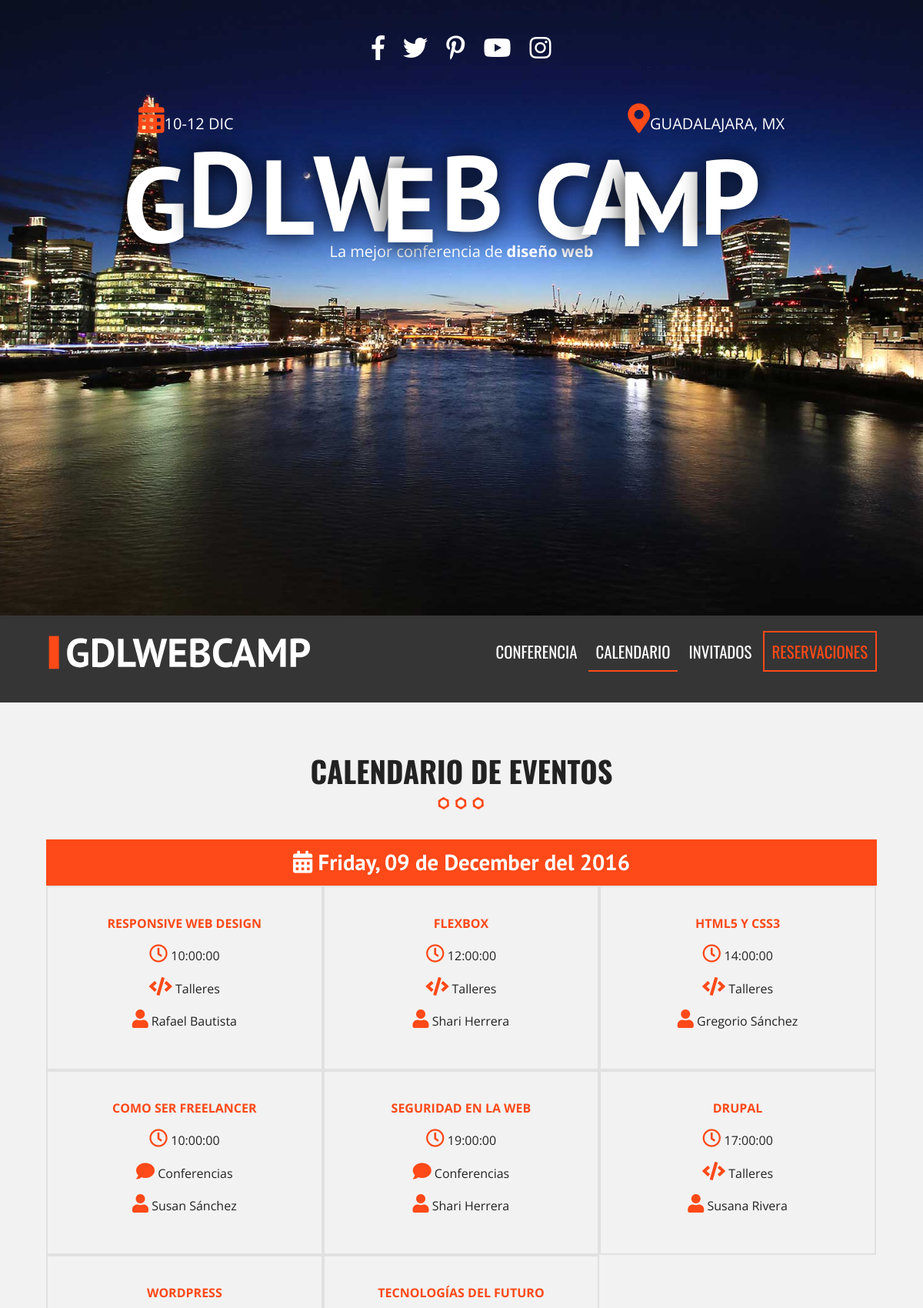
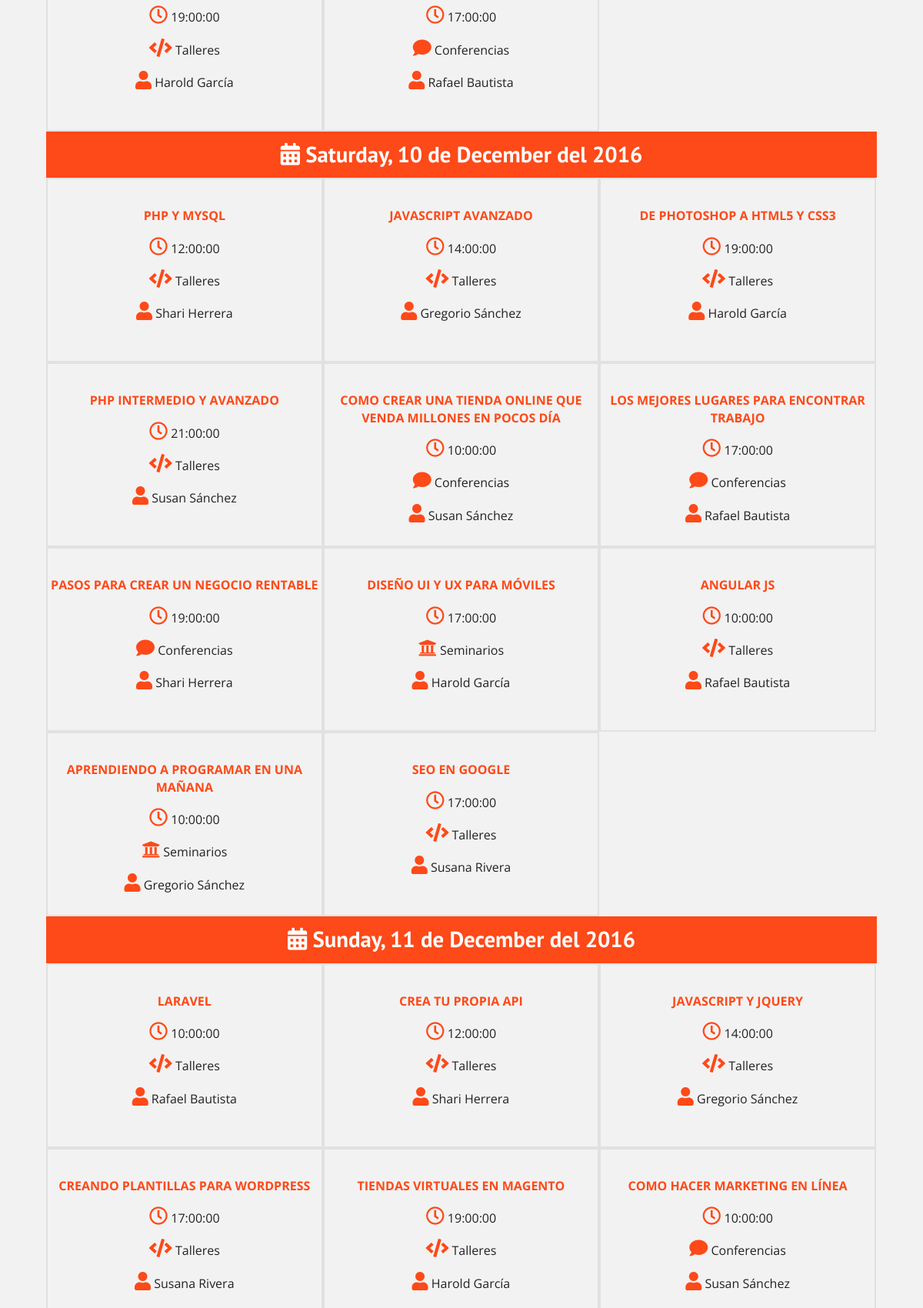
Page /calendario.php (upper part) on the committed database (2 pictures, top to bottom).
### tables this page shows
CREATE TABLE `eventos` (
  `evento_id` tinyint(10) NOT NULL,
  `nombre_evento` varchar(60) NOT NULL,
  `fecha_evento` date NOT NULL,
  `hora_evento` time NOT NULL,
  `id_cat_evento` tinyint(10) NOT NULL,
  `id_inv` tinyint(4) NOT NULL,
  `clave` varchar(10) NOT NULL,
  `editado` datetime NOT NULL
);

CREATE TABLE `categoria_evento` (
  `id_categoria` tinyint(10) NOT NULL,
  `cat_evento` varchar(50) NOT NULL,
  `icono` varchar(50) NOT NULL,
  `editado` datetime NOT NULL
);

### calendario.php (the view, shortened to what this page needs)
<?php include_once 'includes/templates/header.php'; ?>
     <section class="seccion contenedor">
          <h2>Calendario de eventos</h2>
     <?php
          try {
               require_once('includes/funciones/bd_conexion.php');
               $sql = " SELECT evento_id, nombre_evento, fecha_evento, hora_evento, cat_evento, icono, nombre_invitado, apellido_invitado ";
               $sql .= " FROM eventos ";
               $sql .= " INNER JOIN categoria_evento ";
               $sql .= " ON eventos.id_cat_evento = categoria_evento.id_categoria ";
               $sql .= " INNER JOIN invitados ";
               $sql .= " ON eventos.id_inv = invitados.invitado_id ";
               $sql .= " ORDER BY evento_id ";
               $resultado = $conn->query($sql);
          } catch (\Exception $e) {
               echo $e->getMessage();
          }
     ?>
          <div class="calendario">
          <?php
               $calendario = array();
               while ($eventos = $resultado->fetch_assoc()) { ?>
                    <?php
                    $fecha = $eventos['fecha_evento'];
                    $evento = array(
                         'titulo' => $eventos['nombre_evento'],
                         'fecha' => $eventos['fecha_evento'],
                         'hora' =>$eventos['hora_evento'],
                         'categoria' =>$eventos['cat_evento'],
                         'icono' => $eventos['icono'],
                         'invitado' =>$eventos['nombre_invitado'] . " " . $eventos['apellido_invitado']
                    );
                    $calendario[$fecha][] = $evento;
                    ?>
               <?php }  ?>
               <?php
                    foreach ($calendario as $dia => $lista_eventos) { ?>
                         <h3>
                              <i class="fas fa-calendar-alt"></i>
                              <?php
                                   echo utf8_encode(strftime("%A, %d de %B del %Y", strtotime($dia)));  ?>
                         </h3>
                              <?php foreach ($lista_eventos as $evento) { ?>
                                   <div class="dia">
                                        <p class="titulo"> <?php echo $evento['titulo']; ?> </p>
                                        <p class="hora">
                                             <i class="far fa-clock" aria-hidden="true"></i>
                                             <?php echo $evento['hora']; ?>
                                        </p>
                                        <p>
                                             <i class="fa <?php echo $evento['icono']; ?>" aria-hidden="true"></i>
                                             <?php echo $evento['categoria']; ?>
                                        </p>
                                        <p>
                                             <i class="fa fa-user" aria-hidden="true"></i>
                                             <?php echo $evento['invitado']; ?>
                                        </p>
                                   </div>
                              <?php }  ?>
                    <?php }  ?>
                    <?php var_dump($calendario);
                    ?>
          </div>
  </section>
  <?php include_once 'includes/templates/footer.php'; ?>

### css/main.css (style rules this page uses)
html { color: #222; font-size: 1em; line-height: 1.4; }
html { box-sizing: border-box; }
*,*::before,*::after { box-sizing: inherit; }
body { background-color: #f2f2f2; font-family: 'Open Sans', sans-serif; }
.contenedor { width: 98%; margin: 0 auto; }
@media only screen and (min-width:480px) { .contenedor { width: 95%; } }
@media only screen and (min-width:768px) { .contenedor { width: 90%; } }
@media only screen and (min-width:992px) { .contenedor { width: 90%; max-width: 1100px; } }
.seccion { padding: 30px 0; }
.seccion p { font-size: 1.2em; text-align: center; }
h2 { font-family: 'Oswald', sans-serif; font-size: 2.4em; text-transform: uppercase; text-align: center; }
h2::after { content: ''; margin: 0 auto; background-image: url(../img/separador.png); height: 30px; width: 100px; display: block; }
h3 { font-size: 1.8em; color: #fe4918; font-family: 'PT Sans', sans-serif; margin: 0; }
div.calendario h3 { background-color: #fe4918; clear: both; color: white; text-align: center; padding: 10px 0; }
div.calendario::after { clear: both; display: block; content: ''; }
div.dia { width: 50%; float: left; border: 2px solid #e1e1e1; transition: all .3s ease; min-height: 258px; padding-top: 10px; }
@media only screen and (min-width:768px) { div.dia { width: 33.3%; min-height: 240px; padding-top: 20px; } }
div.dia p.titulo { color: #fe4918; text-transform: uppercase; font-weight: bold; }
div.dia p { font-size: 1em; }
div.dia i { color: #fe4918; font-size: 1.5em; }

### rows in the picture
eventos: nombre_evento "RESPONSIVE WEB DESIGN", hora_evento "10:00:00", id_cat_evento.cat_evento "Talleres", invitado "Rafael Bautista"
eventos: nombre_evento "FLEXBOX", hora_evento "12:00:00", id_cat_evento.cat_evento "Talleres", invitado "Shari Herrera"
eventos: nombre_evento "HTML5 Y CSS3", hora_evento "14:00:00", id_cat_evento.cat_evento "Talleres", invitado "Gregorio Sánchez"
eventos: nombre_evento "COMO SER FREELANCER", hora_evento "10:00:00", id_cat_evento.cat_evento "Conferencias", invitado "Susan Sánchez"
eventos: nombre_evento "SEGURIDAD EN LA WEB", hora_evento "19:00:00", id_cat_evento.cat_evento "Conferencias", invitado "Shari Herrera"
eventos: nombre_evento "DRUPAL", hora_evento "17:00:00", id_cat_evento.cat_evento "Talleres", invitado "Susana Rivera"
eventos: nombre_evento "WORDPRESS", hora_evento "19:00:00", id_cat_evento.cat_evento "Talleres", invitado "Harold García"
eventos: nombre_evento "TECNOLOGÍAS DEL FUTURO", hora_evento "17:00:00", id_cat_evento.cat_evento "Conferencias", invitado "Rafael Bautista"
eventos: nombre_evento "PHP Y MYSQL", hora_evento "12:00:00", id_cat_evento.cat_evento "Talleres", invitado "Shari Herrera"
eventos: nombre_evento "JAVASCRIPT AVANZADO", hora_evento "14:00:00", id_cat_evento.cat_evento "Talleres", invitado "Gregorio Sánchez"
eventos: nombre_evento "DE PHOTOSHOP A HTML5 Y CSS3", hora_evento "19:00:00", id_cat_evento.cat_evento "Talleres", invitado "Harold García"
eventos: nombre_evento "PHP INTERMEDIO Y AVANZADO", hora_evento "21:00:00", id_cat_evento.cat_evento "Talleres", invitado "Susan Sánchez"
eventos: nombre_evento "COMO CREAR UNA TIENDA ONLINE QUE VENDA MILLONES EN POCOS DÍA", hora_evento "10:00:00", id_cat_evento.cat_evento "Conferencias", invitado "Susan Sánchez"
eventos: nombre_evento "LOS MEJORES LUGARES PARA ENCONTRAR TRABAJO", hora_evento "17:00:00", id_cat_evento.cat_evento "Conferencias", invitado "Rafael Bautista"
eventos: nombre_evento "PASOS PARA CREAR UN NEGOCIO RENTABLE", hora_evento "19:00:00", id_cat_evento.cat_evento "Conferencias", invitado "Shari Herrera"
eventos: nombre_evento "DISEÑO UI Y UX PARA MÓVILES", hora_evento "17:00:00", id_cat_evento.cat_evento "Seminarios", invitado "Harold García"
eventos: nombre_evento "ANGULAR JS", hora_evento "10:00:00", id_cat_evento.cat_evento "Talleres", invitado "Rafael Bautista"
eventos: nombre_evento "APRENDIENDO A PROGRAMAR EN UNA MAÑANA", hora_evento "10:00:00", id_cat_evento.cat_evento "Seminarios", invitado "Gregorio Sánchez"
eventos: nombre_evento "SEO EN GOOGLE", hora_evento "17:00:00", id_cat_evento.cat_evento "Talleres", invitado "Susana Rivera"
eventos: nombre_evento "LARAVEL", hora_evento "10:00:00", id_cat_evento.cat_evento "Talleres", invitado "Rafael Bautista"
eventos: nombre_evento "CREA TU PROPIA API", hora_evento "12:00:00", id_cat_evento.cat_evento "Talleres", invitado "Shari Herrera"
eventos: nombre_evento "JAVASCRIPT Y JQUERY", hora_evento "14:00:00", id_cat_evento.cat_evento "Talleres", invitado "Gregorio Sánchez"
eventos: nombre_evento "CREANDO PLANTILLAS PARA WORDPRESS", hora_evento "17:00:00", id_cat_evento.cat_evento "Talleres", invitado "Susana Rivera"
eventos: nombre_evento "TIENDAS VIRTUALES EN MAGENTO", hora_evento "19:00:00", id_cat_evento.cat_evento "Talleres", invitado "Harold García"
eventos: nombre_evento "COMO HACER MARKETING EN LÍNEA", hora_evento "10:00:00", id_cat_evento.cat_evento "Conferencias", invitado "Susan Sánchez"

### other values in the picture
utf8_encode(strftime("%A, %d de %B del %Y", strtotime($dia))) "Friday, 09 de December del 2016"
utf8_encode(strftime("%A, %d de %B del %Y", strtotime($dia))) "Saturday, 10 de December del 2016"
utf8_encode(strftime("%A, %d de %B del %Y", strtotime($dia))) "Sunday, 11 de December del 2016"
